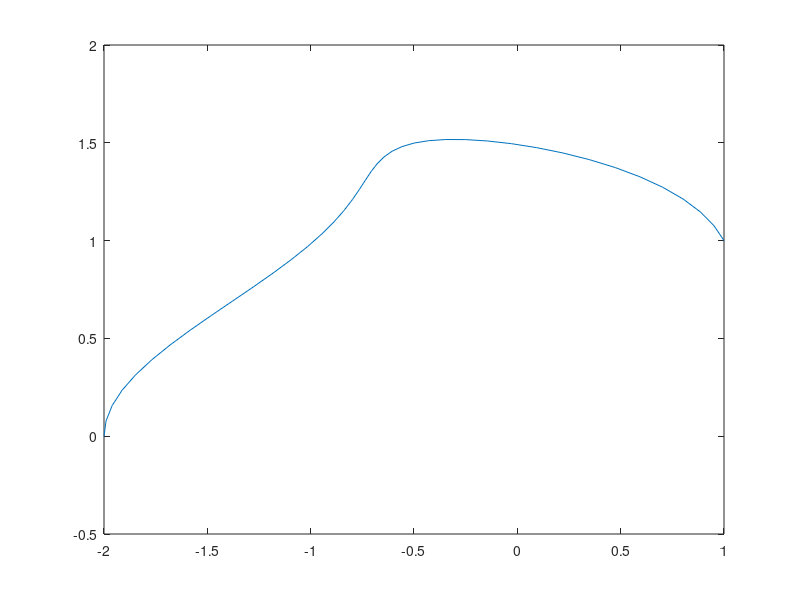

Here is the MATLAB script that generated this plot: (Note: this script raises an error after producing the figure.)
function leastsquare()
    x=[-2.0000000000000000 -1.9900095166399880 -1.9604352202265733 -1.9124473886531921 -1.8479270408896213 -1.7693657878779678 -1.6797334297990107 -1.5823205857872562 -1.4805650134826276 -1.3778711689435199 -1.2774329231045609 -1.1820691689841958 -1.0940813343339346 -1.0151405971764766 -0.9462109540099681 -0.8875123034485414 -0.8385254915624213 -0.7980389416901280 -0.7642341894453175 -0.7348054902675931 -0.7071067811865477 -0.6783177647010343 -0.6456198244848970 -0.6063719385004512 -0.5582767551049996 -0.4995275418736065 -0.4289277750600726 -0.3459766513932762 -0.2509156895939807 -0.1447337423783132 -0.0291300417718178  0.0935627759435417  0.2204915028125257  0.3484248994685338  0.4739181455454290  0.5934901854586080  0.7038042352542520  0.8018415342404277  0.8850587907655991  0.9515206646401961  0.9999999999999998];
    y=[-0.0000000000000002  0.0785196081826872  0.1569174458721380  0.2350691476799097  0.3128452182202336  0.3901086156222856  0.4667125105489297  0.5424982747558325  0.6172937494799466  0.6909118393701043  0.7631494723325429  0.8337869596396903  0.9025877840308228  0.9692988364166278  1.0336511142920473  1.0953608871751803  1.1541313264407198  1.2096545889237820  1.2616143357542522  1.3096886601626476  1.3535533905932737  1.3928857284824336  1.4273681736161741  1.4566926841738781  1.4805650134826271  1.4987091612341636  1.5108718735219759  1.5168271235984572  1.5163805037762810  1.5093734584351104  1.4956872886612853  1.4752468606462859  1.4480239525869567  1.4140401784394196  1.3733694314378115  1.3261397957431493  1.2725348808683927  1.2127945405527212  1.1472149454394973  1.0761479871471193  1.0000000000000004];
    ti=[0.0000000000000000  0.0250000000000000  0.0500000000000000  0.0750000000000000  0.1000000000000000  0.1250000000000000  0.1500000000000000  0.1750000000000000  0.2000000000000000  0.2250000000000000  0.2500000000000000  0.2750000000000000  0.3000000000000000  0.3250000000000000  0.3500000000000000  0.3750000000000000  0.4000000000000000  0.4250000000000000  0.4500000000000000  0.4750000000000000  0.5000000000000000  0.5250000000000000  0.5500000000000000  0.5750000000000000  0.6000000000000000  0.6250000000000000  0.6500000000000000  0.6750000000000000  0.7000000000000000  0.7250000000000000  0.7500000000000000  0.7750000000000000  0.8000000000000000  0.8250000000000000  0.8500000000000000  0.8750000000000000  0.9000000000000000  0.9250000000000000  0.9500000000000000  0.9750000000000000  1.0000000000000000];

    m = length(x);

    P0 = [x(1), y(1)];
    P3 = [x(m), y(m)];
    v0 = [x(2)-x(1), y(2)-y(1)];
    v0 = v0/norm(v0);
    v3 = [x(m-1)-x(m), y(m-1)-y(m)];
    v3 = v3/norm(v3);
    teller = 1;
    A1 = 0;
    A11 = 0;
    A12 = 0;
    A22 = 0;
    A2 = 0;
    for t = ti;
        b0 = (1-t)^3;
        b1 = 3*t*((1-t)^2);
        b2 = 3*(t^2)*(1-t);
        b3 = t^3;
    
        A = [x(teller), y(teller)] - P0*b0 - P0*b1 - P3*b2 - P3*b3;
        A1 = A1 + dot(A, v0)*b1;
        A11 = A11 + dot(v0, v0)*(b1^2);
        A12 = A12 + dot(v0,v3)*b1*b2;
        A22 = A22 + dot(v3, v3)*(b2^2);
        A2 = A2 + dot(A, v3)*b2;
        teller = teller + 1;
    end
        
    a1 = (A22*A1 - A2*A12)/(A11*A22 - A12*A12);
    a2 = (A11*A2 - A1*A12)/(A11*A22 - A12*A12);
    P1 = P0 + a1*v0;
    P2 = P3 + a2*v3;
    E = 0;
    for i = 1:m
        b0 = (1-ti(i))^3;
        b1 = 3*ti(i)*(1-ti(i))^2;
        b2 = 3*(ti(i)^2)*(1-ti(i));
        b3 = ti(i)^3;
        E = E + (norm([x(i), y(i)]-P0*b0-P1*b1-P2*b2-P3*b3))^2;
    end
    disp(P1);
    disp(P2);
    
    plot(x,y);
    hold on;
    cubicbezier(P0(1), P0(2), P1(1), P1(2), P2(1), P2(2), P3(1), P3(2));
end